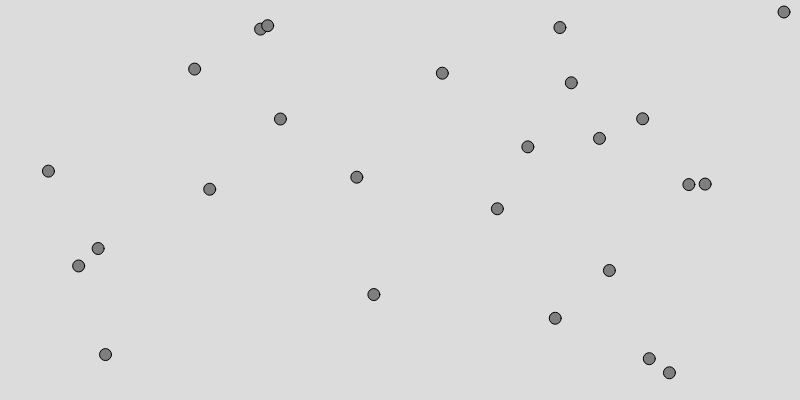
Frame 1 (no input)
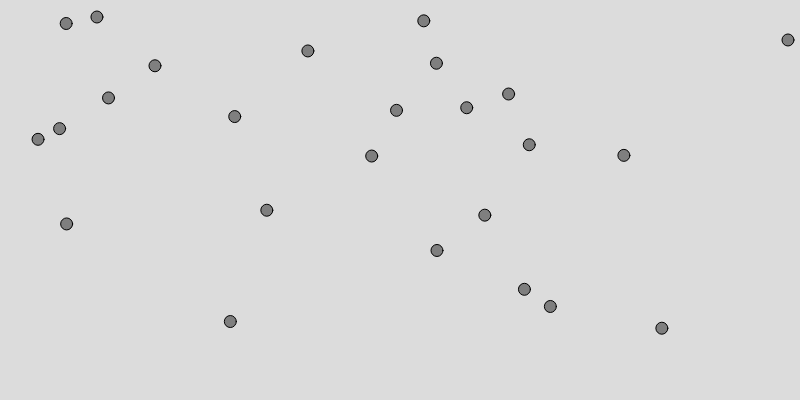
Frame 60 (no input)
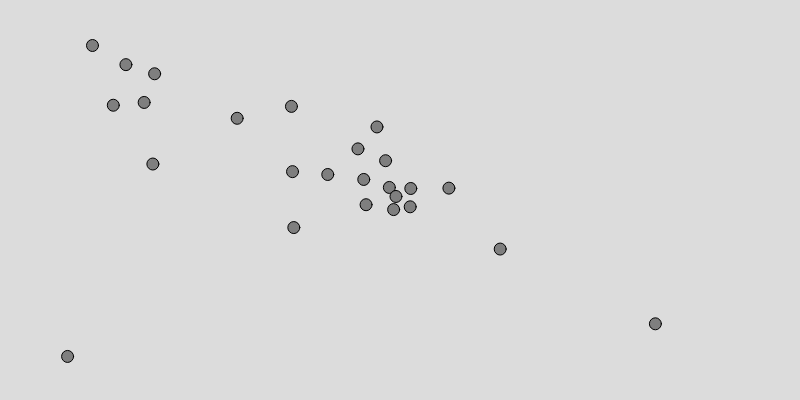
Frame 120 (the mouse pressed at the canvas centre since frame 60)

The p5.js sketch that drew these frames (run headless with seeded random() and noise() and a simulated clock; from frame 60 on, the mouse is pressed at the canvas centre):

// p5.js sketch
// ── sketch.js


let vehicles = [];

function setup() {
  createCanvas(800, 400);
  
  for (let i = 0; i<25; i++){
    vehicles[i] = new Vehicle(random(width), random(height));
  }

  
}

function draw() {
  background(220);

  for (let vehicle of vehicles){
    vehicle.applyBehaviors(vehicles);
    vehicle.run();
    
  }
}



//----------------------------------------------------------------------
class Vehicle{
  constructor(x, y, maxspeed, maxforce){
    this.position = createVector(x, y);
    this.velocity = createVector(0, 0);
    this.acceleration = createVector(0, 0);
    this.maxspeed = maxspeed || 3; // Set this.maxspeed to the value of ms, but if ms is falsy, use 4 instead
    this.maxforce = maxforce || 0.2;
    this.size = 12;
  }
  
  run(){
    this.update();
    this.checkEdges();
    this.show();
  }
  
  applyBehaviors(vehicles){
    let separate = this.separate(vehicles);
    let seek = this.seek(createVector(mouseX, mouseY));
    
    // you can adjust these forces
    separate.mult(1.5);
    seek.mult(0.5);
    
    this.applyForce(separate);
    this.applyForce(seek);
  }
  
  update(){
    this.velocity.add(this.acceleration);
    this.velocity.limit(this.maxspeed);
    this.position.add(this.velocity);
    this.acceleration.mult(0);   
  }
  
  seek(target){
    let desire = p5.Vector.sub(target, this.position);
    // If the magnitude of desired equals 0, skip out of here
    // If the magnitude (length) of the desired vector is zero, then exit the seek() function immediately.
    if (desire.mag() === 0) return;
    desire.setMag(this.maxspeed);
    let steer = p5.Vector.sub(desire, this.velocity);
    steer.limit(this.maxforce);
    // this.applyForce(steer);
    return steer;
  }
  
  applyForce(force){
    this.acceleration.add(force);
    // console.log(this.acceleration.copy());
  }
  
  separate(vehicles){
    // loop through the neighboring vehicles' list, find their distance to the current vehicle
    let distThreshold = this.size * 2; // how close is too close
    let summedDir = createVector();
    let count = 0;
    for (let other of vehicles){
      let dist = p5.Vector.dist(this.position, other.position);
      if (this !== other && dist < distThreshold){
        let dir = p5.Vector.sub(this.position, other.position);
        dir.normalize();
        dir.div(dist); // The closer it is, the more the vehicle should flee. The farther, the less. So the magnitude is set to be inversely proportional to the distance.
        summedDir.add(dir);
        count+=1;

      }
    }
    

    if (count > 0){
      // summedDir.div(count);
      summedDir.setMag(this.maxspeed);
      // Implement Reynolds: Steering = Desired - Velocity
      let steer = p5.Vector.sub(summedDir, this.velocity);
      steer.limit(this.maxforce);
      // this.applyForce(steer);
      return steer;
    }else{
      return createVector();
    }
    
  }
  
  
  cohere(vehicles){
    let distThreshold = this.size * 50;
    let summedDir = createVector();
    let count = 0;
    for (let other of vehicles){
      let dist = p5.Vector.dist(this.position, other.position);
      if (this != other && dist > distThreshold){
        // let dir = p5.Vector.sub(other.position, this.position);
        // dir.setMag(dist/(this.size*3));
        // summedDir.add(dir);
        summedDir.add(other.position);
        count++;
      }
    }
    
    if (count>0){
      // summedDir.setMag(this.maxspeed);
      // let steer = p5.Vector.sub(summedDir, this.velocity);
      // this.applyForce(steer);
      
      let avgPos = summedDir.div(count);
      this.seek(avgPos); // cleaner than duplicating seek logic
    }
    
  }
  
  

  show(){
    fill(127);
    stroke(0);
    push();
    translate(this.position.x, this.position.y);
    circle(0, 0, this.size);
    pop();
  }
  
  checkEdges(){
    if(this.position.x+this.size >= width){
      this.position.x = this.size;
    }else if(this.position.x-this.size <= 0){
      this.position.x = width-this.size;
    }
    if (this.position.y + this.size >=height){
      this.position.y = this.size;
    }else if (this.position.y - this.size <= 0){
      this.position.y = height-this.size;       
    }
  }
  
  
}
